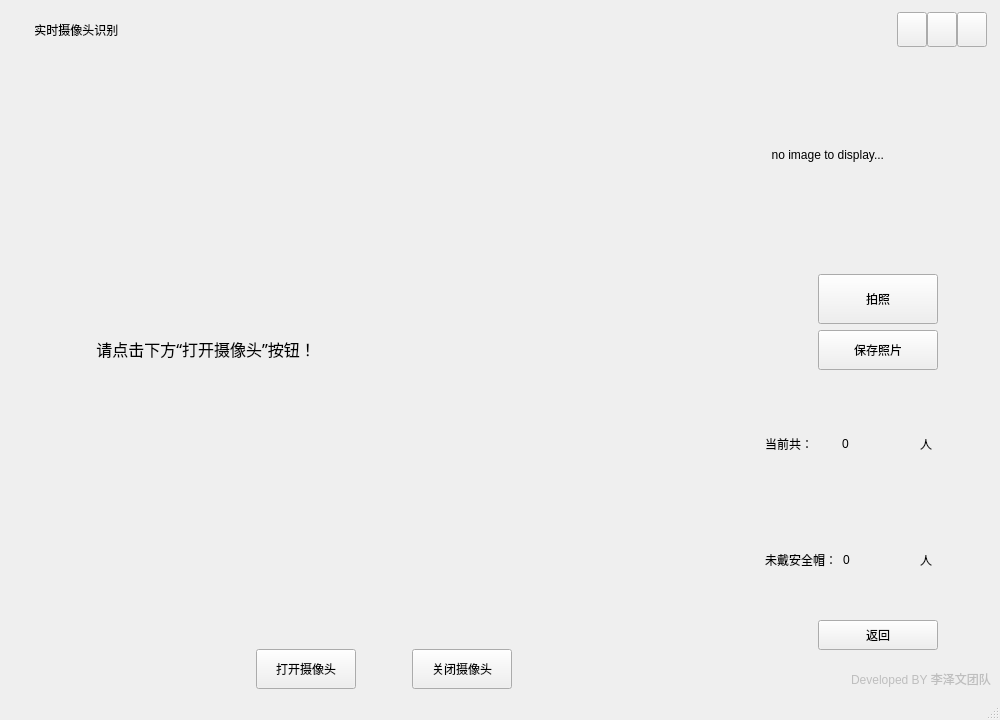
<?xml version="1.0" encoding="UTF-8"?>
<ui version="4.0">
 <class>RealtimeAnalysis</class>
 <widget class="QMainWindow" name="RealtimeAnalysis">
  <property name="geometry">
   <rect>
    <x>0</x>
    <y>0</y>
    <width>1000</width>
    <height>720</height>
   </rect>
  </property>
  <property name="sizePolicy">
   <sizepolicy hsizetype="Expanding" vsizetype="Expanding">
    <horstretch>0</horstretch>
    <verstretch>0</verstretch>
   </sizepolicy>
  </property>
  <property name="minimumSize">
   <size>
    <width>1000</width>
    <height>720</height>
   </size>
  </property>
  <property name="baseSize">
   <size>
    <width>1000</width>
    <height>720</height>
   </size>
  </property>
  <property name="windowTitle">
   <string>MainWindow</string>
  </property>
  <property name="autoFillBackground">
   <bool>false</bool>
  </property>
  <widget class="QWidget" name="centralwidget">
   <layout class="QVBoxLayout" name="verticalLayout_3">
    <item>
     <widget class="QWidget" name="widgetTitle" native="true">
      <property name="minimumSize">
       <size>
        <width>900</width>
        <height>40</height>
       </size>
      </property>
      <widget class="QWidget" name="layoutWidget">
       <property name="geometry">
        <rect>
         <x>-3</x>
         <y>0</y>
         <width>981</width>
         <height>41</height>
        </rect>
       </property>
       <layout class="QHBoxLayout" name="horizontalLayout_7">
        <property name="spacing">
         <number>0</number>
        </property>
        <item>
         <widget class="QLabel" name="labelIcon">
          <property name="minimumSize">
           <size>
            <width>25</width>
            <height>25</height>
           </size>
          </property>
          <property name="maximumSize">
           <size>
            <width>25</width>
            <height>25</height>
           </size>
          </property>
          <property name="text">
           <string/>
          </property>
          <property name="pixmap">
           <pixmap resource="src.qrc">:/png/src/logo.png</pixmap>
          </property>
          <property name="scaledContents">
           <bool>true</bool>
          </property>
         </widget>
        </item>
        <item>
         <widget class="QLabel" name="labelTitle">
          <property name="text">
           <string> 实时摄像头识别</string>
          </property>
         </widget>
        </item>
        <item>
         <widget class="QPushButton" name="btnMin">
          <property name="sizePolicy">
           <sizepolicy hsizetype="Minimum" vsizetype="Fixed">
            <horstretch>0</horstretch>
            <verstretch>0</verstretch>
           </sizepolicy>
          </property>
          <property name="minimumSize">
           <size>
            <width>30</width>
            <height>35</height>
           </size>
          </property>
          <property name="maximumSize">
           <size>
            <width>30</width>
            <height>35</height>
           </size>
          </property>
          <property name="text">
           <string/>
          </property>
         </widget>
        </item>
        <item>
         <widget class="QPushButton" name="btnMax">
          <property name="maximumSize">
           <size>
            <width>30</width>
            <height>35</height>
           </size>
          </property>
          <property name="text">
           <string/>
          </property>
         </widget>
        </item>
        <item>
         <widget class="QPushButton" name="btnExit">
          <property name="maximumSize">
           <size>
            <width>30</width>
            <height>35</height>
           </size>
          </property>
          <property name="text">
           <string/>
          </property>
         </widget>
        </item>
       </layout>
      </widget>
     </widget>
    </item>
    <item>
     <layout class="QHBoxLayout" name="horizontalLayout_9">
      <item>
       <layout class="QVBoxLayout" name="verticalLayout" stretch="13,1">
        <item alignment="Qt::AlignRight|Qt::AlignVCenter">
         <widget class="QLabel" name="hint">
          <property name="sizePolicy">
           <sizepolicy hsizetype="Expanding" vsizetype="Expanding">
            <horstretch>0</horstretch>
            <verstretch>0</verstretch>
           </sizepolicy>
          </property>
          <property name="minimumSize">
           <size>
            <width>750</width>
            <height>570</height>
           </size>
          </property>
          <property name="font">
           <font>
            <family>Agency FB</family>
            <pointsize>12</pointsize>
           </font>
          </property>
          <property name="text">
           <string>                     请点击下方“打开摄像头”按钮！</string>
          </property>
          <property name="scaledContents">
           <bool>true</bool>
          </property>
         </widget>
        </item>
        <item>
         <layout class="QHBoxLayout" name="horizontalLayout_4" stretch="5,1,1,1,5">
          <item>
           <spacer name="horizontalSpacer_7">
            <property name="orientation">
             <enum>Qt::Horizontal</enum>
            </property>
            <property name="sizeHint" stdset="0">
             <size>
              <width>40</width>
              <height>20</height>
             </size>
            </property>
           </spacer>
          </item>
          <item>
           <widget class="QPushButton" name="OpenCameraBtn">
            <property name="minimumSize">
             <size>
              <width>100</width>
              <height>40</height>
             </size>
            </property>
            <property name="text">
             <string>打开摄像头</string>
            </property>
           </widget>
          </item>
          <item>
           <spacer name="horizontalSpacer_9">
            <property name="orientation">
             <enum>Qt::Horizontal</enum>
            </property>
            <property name="sizeHint" stdset="0">
             <size>
              <width>40</width>
              <height>20</height>
             </size>
            </property>
           </spacer>
          </item>
          <item>
           <widget class="QPushButton" name="CloseCameraBtn">
            <property name="sizePolicy">
             <sizepolicy hsizetype="Fixed" vsizetype="Fixed">
              <horstretch>0</horstretch>
              <verstretch>0</verstretch>
             </sizepolicy>
            </property>
            <property name="minimumSize">
             <size>
              <width>100</width>
              <height>40</height>
             </size>
            </property>
            <property name="text">
             <string>关闭摄像头</string>
            </property>
           </widget>
          </item>
          <item>
           <spacer name="horizontalSpacer_8">
            <property name="orientation">
             <enum>Qt::Horizontal</enum>
            </property>
            <property name="sizeHint" stdset="0">
             <size>
              <width>40</width>
              <height>20</height>
             </size>
            </property>
           </spacer>
          </item>
         </layout>
        </item>
       </layout>
      </item>
      <item>
       <layout class="QVBoxLayout" name="verticalLayout_2" stretch="5,0,1,1,0,4,4,1,0,0">
        <item>
         <widget class="QLabel" name="ImageCapture">
          <property name="sizePolicy">
           <sizepolicy hsizetype="Expanding" vsizetype="Expanding">
            <horstretch>0</horstretch>
            <verstretch>0</verstretch>
           </sizepolicy>
          </property>
          <property name="minimumSize">
           <size>
            <width>200</width>
            <height>200</height>
           </size>
          </property>
          <property name="maximumSize">
           <size>
            <width>1000</width>
            <height>16777215</height>
           </size>
          </property>
          <property name="text">
           <string>  no image to display...</string>
          </property>
          <property name="scaledContents">
           <bool>true</bool>
          </property>
         </widget>
        </item>
        <item>
         <spacer name="verticalSpacer_5">
          <property name="orientation">
           <enum>Qt::Vertical</enum>
          </property>
          <property name="sizeHint" stdset="0">
           <size>
            <width>13</width>
            <height>13</height>
           </size>
          </property>
         </spacer>
        </item>
        <item>
         <layout class="QHBoxLayout" name="horizontalLayout">
          <item>
           <spacer name="horizontalSpacer">
            <property name="orientation">
             <enum>Qt::Horizontal</enum>
            </property>
            <property name="sizeHint" stdset="0">
             <size>
              <width>40</width>
              <height>20</height>
             </size>
            </property>
           </spacer>
          </item>
          <item>
           <widget class="QPushButton" name="TakePicBtn">
            <property name="minimumSize">
             <size>
              <width>120</width>
              <height>50</height>
             </size>
            </property>
            <property name="text">
             <string>拍照</string>
            </property>
           </widget>
          </item>
          <item>
           <spacer name="horizontalSpacer_2">
            <property name="orientation">
             <enum>Qt::Horizontal</enum>
            </property>
            <property name="sizeHint" stdset="0">
             <size>
              <width>40</width>
              <height>20</height>
             </size>
            </property>
           </spacer>
          </item>
         </layout>
        </item>
        <item>
         <layout class="QHBoxLayout" name="horizontalLayout_2">
          <item>
           <spacer name="horizontalSpacer_3">
            <property name="orientation">
             <enum>Qt::Horizontal</enum>
            </property>
            <property name="sizeHint" stdset="0">
             <size>
              <width>40</width>
              <height>20</height>
             </size>
            </property>
           </spacer>
          </item>
          <item>
           <widget class="QPushButton" name="saveButton">
            <property name="minimumSize">
             <size>
              <width>120</width>
              <height>40</height>
             </size>
            </property>
            <property name="text">
             <string>保存照片</string>
            </property>
           </widget>
          </item>
          <item>
           <spacer name="horizontalSpacer_4">
            <property name="orientation">
             <enum>Qt::Horizontal</enum>
            </property>
            <property name="sizeHint" stdset="0">
             <size>
              <width>40</width>
              <height>20</height>
             </size>
            </property>
           </spacer>
          </item>
         </layout>
        </item>
        <item>
         <spacer name="verticalSpacer_7">
          <property name="orientation">
           <enum>Qt::Vertical</enum>
          </property>
          <property name="sizeHint" stdset="0">
           <size>
            <width>13</width>
            <height>13</height>
           </size>
          </property>
         </spacer>
        </item>
        <item>
         <layout class="QHBoxLayout" name="horizontalLayout_6" stretch="1,1,1">
          <item>
           <widget class="QLabel" name="dangqiangong">
            <property name="text">
             <string>当前共：</string>
            </property>
           </widget>
          </item>
          <item>
           <widget class="QLabel" name="people1">
            <property name="text">
             <string>0</string>
            </property>
           </widget>
          </item>
          <item>
           <widget class="QLabel" name="ren1">
            <property name="text">
             <string>人</string>
            </property>
           </widget>
          </item>
         </layout>
        </item>
        <item>
         <layout class="QHBoxLayout" name="horizontalLayout_8" stretch="1,1,1">
          <item>
           <widget class="QLabel" name="weidaianquanmao">
            <property name="text">
             <string>未戴安全帽：</string>
            </property>
           </widget>
          </item>
          <item>
           <widget class="QLabel" name="people2">
            <property name="text">
             <string>0</string>
            </property>
           </widget>
          </item>
          <item>
           <widget class="QLabel" name="ren2">
            <property name="text">
             <string>人</string>
            </property>
           </widget>
          </item>
         </layout>
        </item>
        <item>
         <layout class="QHBoxLayout" name="horizontalLayout_3">
          <item>
           <spacer name="horizontalSpacer_5">
            <property name="orientation">
             <enum>Qt::Horizontal</enum>
            </property>
            <property name="sizeHint" stdset="0">
             <size>
              <width>40</width>
              <height>20</height>
             </size>
            </property>
           </spacer>
          </item>
          <item>
           <widget class="QPushButton" name="backButton">
            <property name="minimumSize">
             <size>
              <width>120</width>
              <height>30</height>
             </size>
            </property>
            <property name="text">
             <string>返回</string>
            </property>
           </widget>
          </item>
          <item>
           <spacer name="horizontalSpacer_6">
            <property name="orientation">
             <enum>Qt::Horizontal</enum>
            </property>
            <property name="sizeHint" stdset="0">
             <size>
              <width>40</width>
              <height>20</height>
             </size>
            </property>
           </spacer>
          </item>
         </layout>
        </item>
        <item>
         <spacer name="verticalSpacer_8">
          <property name="orientation">
           <enum>Qt::Vertical</enum>
          </property>
          <property name="sizeHint" stdset="0">
           <size>
            <width>13</width>
            <height>13</height>
           </size>
          </property>
         </spacer>
        </item>
        <item>
         <layout class="QHBoxLayout" name="horizontalLayout_5">
          <item>
           <spacer name="horizontalSpacer_11">
            <property name="orientation">
             <enum>Qt::Horizontal</enum>
            </property>
            <property name="sizeHint" stdset="0">
             <size>
              <width>40</width>
              <height>20</height>
             </size>
            </property>
           </spacer>
          </item>
          <item>
           <widget class="QLabel" name="label_3">
            <property name="enabled">
             <bool>false</bool>
            </property>
            <property name="text">
             <string>Developed BY 李泽文团队</string>
            </property>
           </widget>
          </item>
         </layout>
        </item>
       </layout>
      </item>
     </layout>
    </item>
   </layout>
  </widget>
  <widget class="QStatusBar" name="statusBar"/>
 </widget>
 <resources>
  <include location="src.qrc"/>
 </resources>
 <connections/>
</ui>
